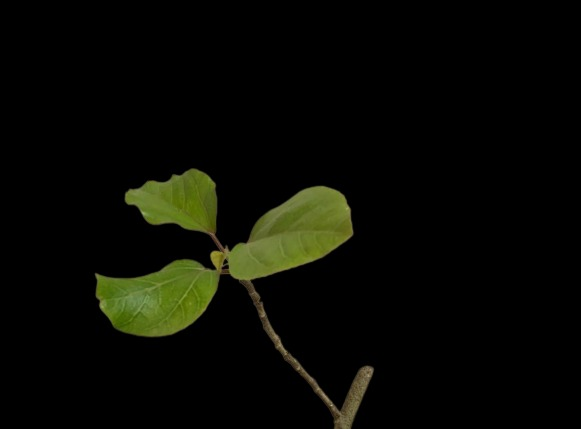
#> input picture images ./test7-removebg-preview.jpg, 581 x 429 px, found by its file name
$ jupyter execute 'caractéristiques.ipynb'
#> lines starting #> are read from the running program, lines starting #| are printed output that depends on the picture; after the words box and inside, x2 and y2 are one past the last pixel; in counts of white or black regions, pixels touching at a corner belong together; long printed decimals are rounded
[cell 1]
import cv2
import numpy as np
from matplotlib import pyplot as plt
from scipy import ndimage
from skimage import measure, color, io
import cv2 as cv

[cell 2]
img = cv2.imread("images/test7-removebg-preview.jpg")
#> img is the input picture: shape (429, 581, 3); mean B, G, R 3.3, 9.3, 8.2
plt.figure(figsize=(10,10))
plt.axis("off")
plt.imshow(img)
plt.show()

[cell 3]
cells = cv2.cvtColor(img, cv2.COLOR_BGR2GRAY)
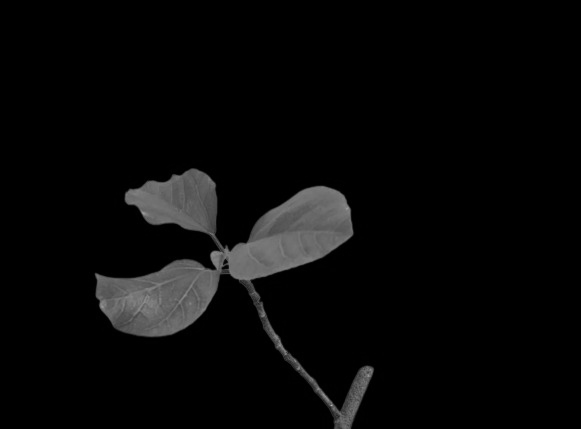
#> cells: shape (429, 581); min 0, max 178, mean 8.3
plt.figure(figsize=(10,10))
plt.axis("off")
plt.imshow(cells,cmap="gray")
plt.show()

[cell 4]
ret1, thresh = cv2.threshold(cells, 0, 255, cv2.THRESH_BINARY+cv2.THRESH_OTSU)
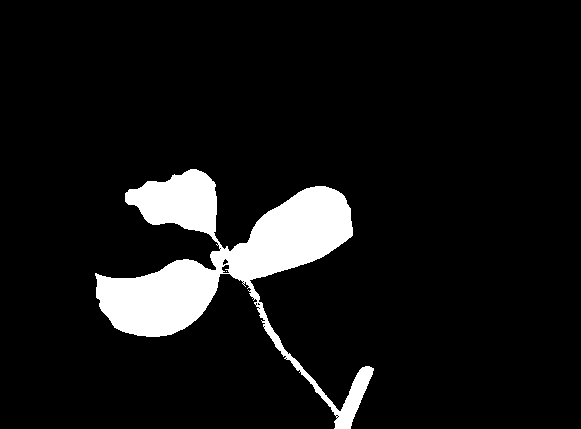
#> thresh: shape (429, 581); 8.1% white; 2 white regions (1 under 20 px), largest, box (x1, y1, x2, y2) and area: (95, 169, 374, 429) 20252
#> ret1 = 50
plt.figure(figsize=(10,10))
plt.axis("off")
plt.imshow(thresh,cmap="gray")
plt.show()

[cell 5]
kernel = np.ones((3,3),np.uint8)
opening = cv2.morphologyEx(thresh,cv2.MORPH_CLOSE,kernel, iterations = 2)
#> opening: shape (429, 581); 8.2% white; 1 white region, box (x1, y1, x2, y2) and area: (95, 169, 374, 429) 20441
plt.figure(figsize=(10,10))
plt.axis("off")
plt.imshow(opening,cmap="gray")
plt.show()

[cell 6]
kernel = np.ones((3,3),np.uint8)
sure_bg = cv2.dilate(thresh,kernel,iterations=10)
#> sure_bg: shape (429, 581); 15.4% white; 1 white region, box (x1, y1, x2, y2) and area: (85, 159, 384, 429) 38476
plt.figure(figsize=(10,10))
plt.axis("off")
plt.imshow(sure_bg,cmap="gray")
plt.show()

[cell 7]
dist_transform = cv2.distanceTransform(opening,cv2.DIST_L2,3)
plt.figure(figsize=(10,10))
plt.axis("off")
plt.imshow(dist_transform,cmap="gray")
plt.show()

[cell 8]
#ret, thresh = cv2.threshold(np.array(image, dtype=np.uint8), 0, 255, 0)
ret2, sure_fg = cv2.threshold(np.array(dist_transform,dtype = np.uint8),0.5*dist_transform.max(),255,0)
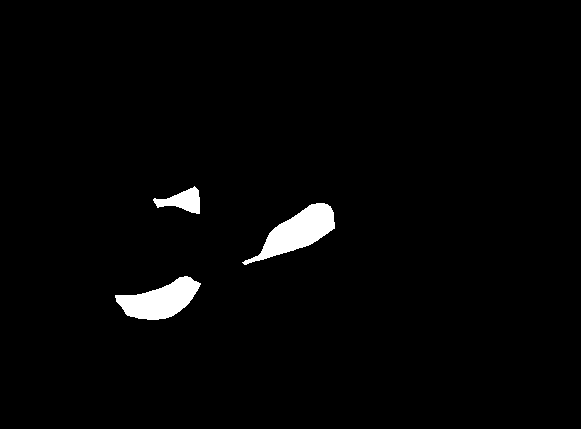
#> sure_fg: shape (429, 581); 2.1% white; 3 white regions
#> ret2 = 16
plt.figure(figsize=(10,10))
plt.axis("off")
plt.imshow(sure_fg,cmap="gray")
plt.show()

[cell 9]
contours, _ = cv2.findContours(sure_fg, cv2.RETR_EXTERNAL, cv2.CHAIN_APPROX_SIMPLE)
#> contours = 3 contours; box (x1, y1, x2, y2) and area: (242, 203, 335, 265) 2246, (115, 276, 201, 320) 2025, (153, 186, 200, 214) 612

[cell 10]
img_cp = img.copy()
cv.drawContours(img_cp, contours, -1, (0,255,0), 3)
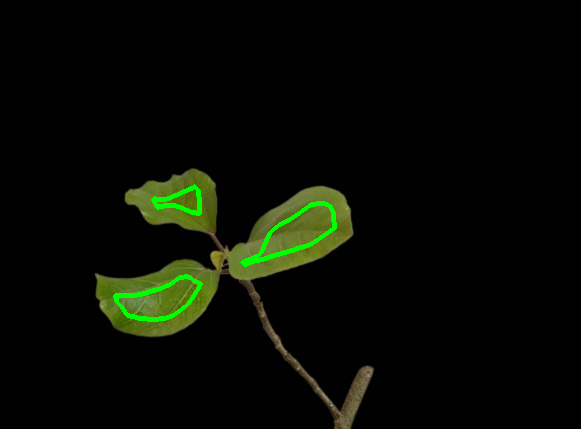
#> img_cp: shape (429, 581, 3); 1.02% of pixels changed, all inside (x1, y1, x2, y2) = (113, 184, 337, 322)
plt.figure(figsize=(10,10))
plt.axis("off")
plt.imshow(img_cp,cmap="gray")
plt.show()

[cell 11]
sure_fg = np.uint8(sure_fg)
unknown = cv2.subtract(sure_bg,sure_fg)
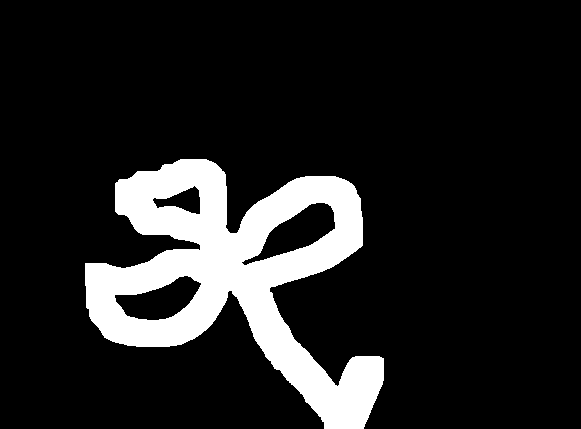
#> unknown: shape (429, 581); 13.4% white; 1 white region, box (x1, y1, x2, y2) and area: (85, 159, 384, 429) 33332
plt.figure(figsize=(10,10))
plt.axis("off")
plt.imshow(unknown,cmap="gray")
plt.show()

[cell 12]
ret3, markers = cv2.connectedComponents(sure_fg)
#> markers: shape (429, 581) int32; 4 distinct labels, from 0 to 3
#> ret3 = 4
plt.figure(figsize=(10,10))
plt.axis("off")
plt.imshow(markers,cmap="gray")
plt.show()

[cell 13]
markers = markers+10
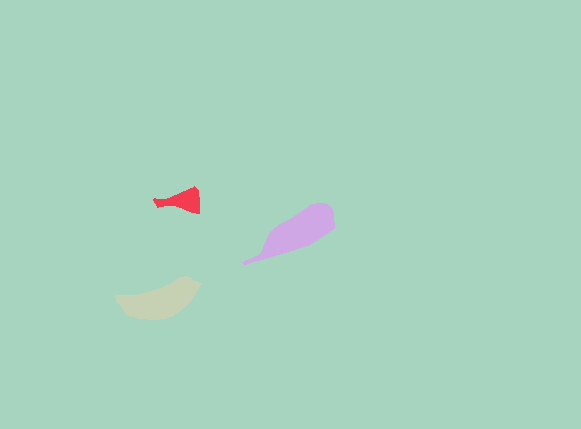
#> markers: shape (429, 581) int32; 4 distinct labels, from 10 to 13; one colour per label, 0 black

markers[unknown==255] = 0
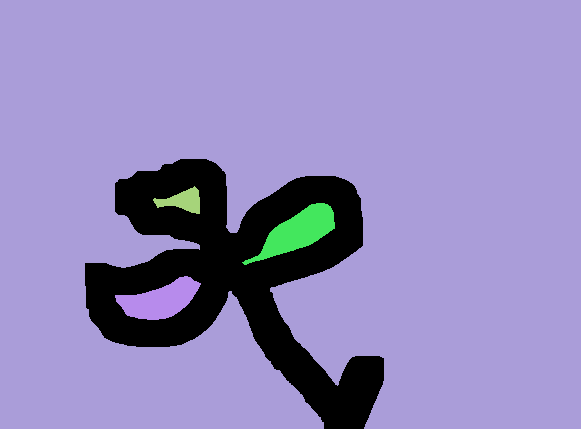
#> markers: shape (429, 581) int32; 5 distinct labels, from 0 to 13; one colour per label, 0 black
plt.figure(figsize=(10,10))
plt.axis("off")
plt.imshow(markers, cmap='jet')
plt.show()

[cell 14]
markers2 = cv2.watershed(img,markers)
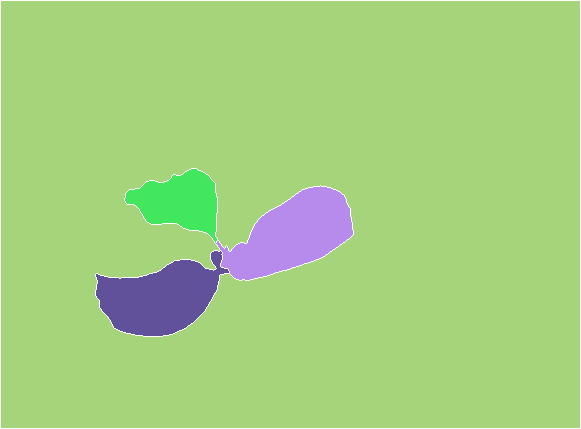
#> markers2: shape (429, 581) int32; 5 distinct labels, from -1 to 13; one colour per label, 0 black, -1 white
img[markers == -1] = [0,255,255]
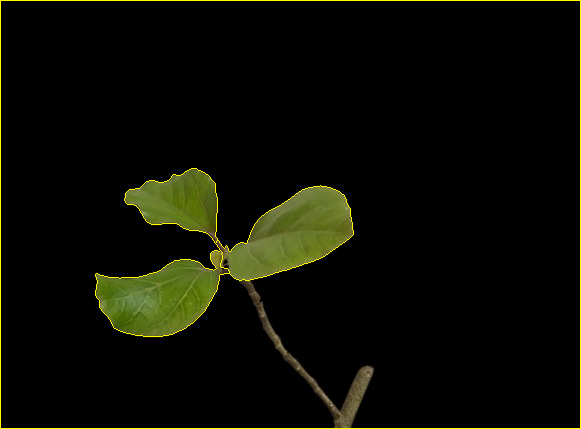
#> img: shape (429, 581, 3); 1.18% of pixels changed, all inside (x1, y1, x2, y2) = (0, 0, 581, 429)
img2 = color.label2rgb(markers, bg_label=0)
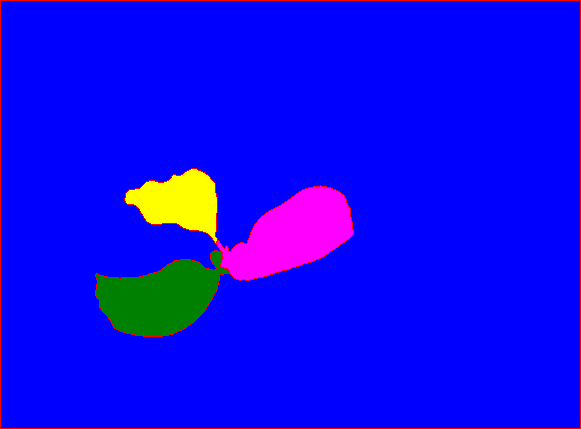
#> img2: shape (429, 581, 3) float64; mean R, G, B 0.0566, 0.0294, 0.945

plt.figure(figsize=(10,10))
plt.subplot(121)
plt.axis("off")
plt.imshow(markers, cmap='jet')
plt.subplot(122)
plt.axis("off")
plt.imshow(cells, cmap='gray')
plt.show()

[cell 15]
regionsTable = measure.regionprops_table(markers,img,properties=["label","area","perimeter","orientation"])
#> regionsTable = {'label': [10, 11, 12, 13], 'area': [228415, 3951, 7202, 6729], 'perimeter': [3064.5, 287.4, 403.8, 412.4], 'orientation': [1.54, 1.46, -1.07, -1.31]}

[cell 16]
import pandas as pd
df = pd.DataFrame(regionsTable)
#> df = table of 4 rows and 4 columns


df['surface de feuille'] = df['area']
df['perimeter'] = df['perimeter']
print(df.head())
#|    label      area    perimeter  orientation  surface de feuille
#| 0     10  228415.0  3064.460     1.545            228415.0
#| 1     11    3951.0   287.415     1.462              3951.0
#| 2     12    7202.0   403.753    -1.072              7202.0
#| 3     13    6729.0   412.434    -1.311              6729.0

$ run again, with images ./test21-removebg-preview.jpg copied over images ./test7-removebg-preview.jpg
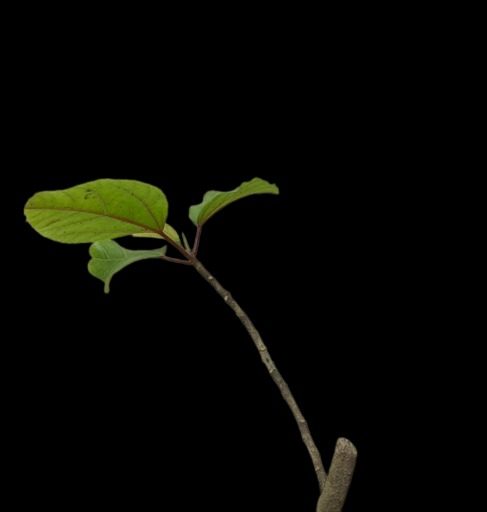
#> input picture images ./test21-removebg-preview.jpg, 487 x 512 px, found by its file name
#> img is the input picture: shape (512, 487, 3); mean B, G, R 2.4, 6.6, 5.9
#> thresh: shape (512, 487); 5.9% white; 3 white regions (2 under 20 px), largest, box (x1, y1, x2, y2) and area: (24, 177, 357, 512) 14650
#> ret1 = 48
#> opening: shape (512, 487); 6% white; 1 white region, box (x1, y1, x2, y2) and area: (24, 177, 357, 512) 14861
#> sure_bg: shape (512, 487); 13.3% white; 1 white region, box (x1, y1, x2, y2) and area: (14, 167, 367, 512) 33279
#> sure_fg: shape (512, 487); 1.1% white; 2 white regions (1 under 20 px)
#> ret2 = 15
#> contours = 2 contours, 1 with area under 20; largest, box (x1, y1, x2, y2) and area: (40, 194, 152, 234) 2584
#> img_cp: shape (512, 487, 3); 0.51% of pixels changed, all inside (x1, y1, x2, y2) = (38, 192, 154, 262)
#> unknown: shape (512, 487); 12.3% white; 1 white region, box (x1, y1, x2, y2) and area: (14, 167, 367, 512) 30556
#> ret3 = 3
#> `markers[unknown==255] = 0`:
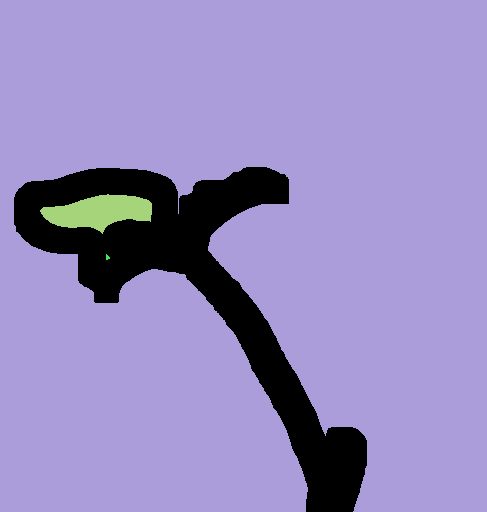
#> markers: shape (512, 487) int32; 4 distinct labels, from 0 to 12; one colour per label, 0 black
#> markers2: shape (512, 487) int32; 4 distinct labels, from -1 to 12
#> img: shape (512, 487, 3); 1.12% of pixels changed, all inside (x1, y1, x2, y2) = (0, 0, 487, 512)
#> `img2 = color.label2rgb(markers, bg_label=0)`:
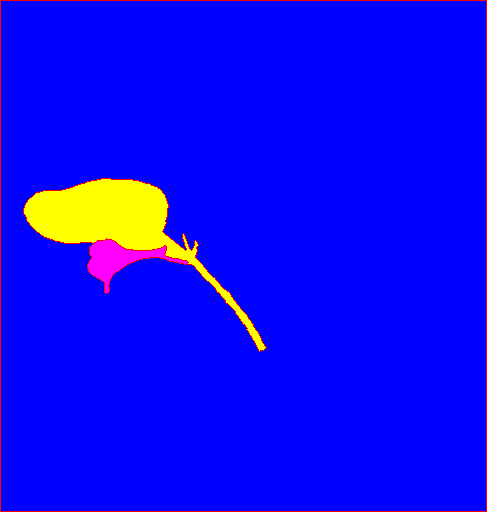
#> img2: shape (512, 487, 3) float64; mean R, G, B 0.054, 0.0363, 0.952
#> regionsTable = {'label': [10, 11, 12], 'area': [235870, 9052, 1630], 'perimeter': [2814.1, 755, 281], 'orientation': [-0.0699, 1.14, -1.46]}
#> df = table of 3 rows and 4 columns
#|    label      area    perimeter  orientation  surface de feuille
#| 0     10  235870.0  2814.134    -0.06992            235870.0
#| 1     11    9052.0   755.015     1.143              9052.0
#| 2     12    1630.0   280.966    -1.456              1630.0

$ run again, with images ./test28-removebg-preview.jpg copied over images ./test7-removebg-preview.jpg
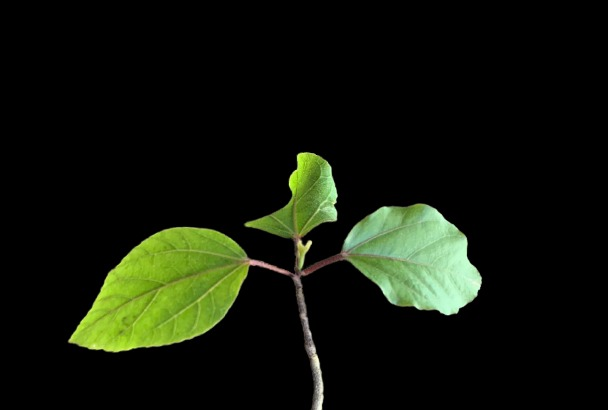
#> input picture images ./test28-removebg-preview.jpg, 608 x 410 px, found by its file name
#> img is the input picture: shape (410, 608, 3); mean B, G, R 10.6, 22.5, 17.3
#> thresh: shape (410, 608); 12.4% white; 8 white regions (6 under 20 px), largest, box (x1, y1, x2, y2) and area: (68, 152, 338, 410) 20243, (339, 204, 482, 315) 10647
#> ret1 = 77
#> opening: shape (410, 608); 12.4% white; 7 white regions (5 under 20 px), largest, box (x1, y1, x2, y2) and area: (68, 152, 338, 410) 20364, (338, 204, 482, 315) 10664
#> sure_bg: shape (410, 608); 20.7% white; 1 white region, box (x1, y1, x2, y2) and area: (58, 142, 492, 410) 51605
#> sure_fg: shape (410, 608); 2.6% white; 2 white regions
#> ret2 = 27
#> contours = 2 contours; box (x1, y1, x2, y2) and area: (114, 256, 220, 323) 4086, (375, 233, 449, 285) 2080
#> img_cp: shape (410, 608, 3); 0.83% of pixels changed, all inside (x1, y1, x2, y2) = (112, 231, 451, 325)
#> unknown: shape (410, 608); 18.1% white; 1 white region, box (x1, y1, x2, y2) and area: (58, 142, 492, 410) 45230
#> ret3 = 3
#> markers2: shape (410, 608) int32; 4 distinct labels, from -1 to 12
#> img: shape (410, 608, 3); 1.36% of pixels changed, all inside (x1, y1, x2, y2) = (0, 0, 608, 410)
#> `img2 = color.label2rgb(markers, bg_label=0)`:
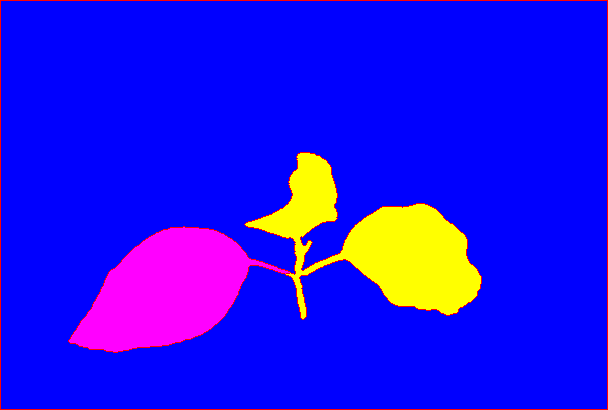
#> img2: shape (410, 608, 3) float64; mean R, G, B 0.133, 0.0605, 0.926
#> regionsTable = {'label': [10, 11, 12], 'area': [216071, 15082, 14727], 'perimeter': [3631.5, 1016.2, 580.7], 'orientation': [1.54, 1.14, -1.07]}
#> df = table of 3 rows and 4 columns
#|    label      area    perimeter  orientation  surface de feuille
#| 0     10  216071.0  3631.451     1.537            216071.0
#| 1     11   15082.0  1016.188     1.145             15082.0
#| 2     12   14727.0   580.742    -1.074             14727.0
